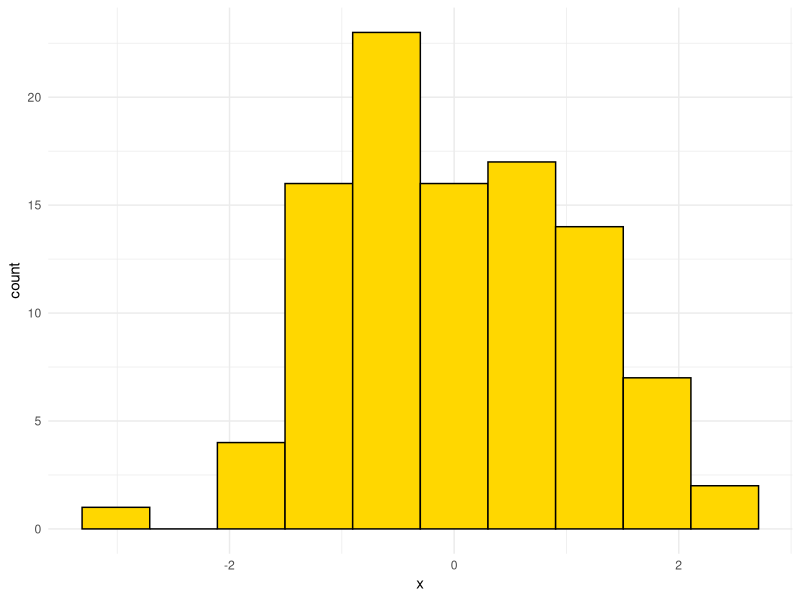

This chart was generated by the following R code:
## ---- chunk 1
# DON'T TOUCH THIS
knitr::opts_chunk$set(echo = TRUE)
library(ggplot2)

## ---- chunk 2
hist_data <- data.frame(x = rnorm(n = 100))
ggplot(data = hist_data,
       mapping = aes(x = x)) +
    geom_histogram(bins = 10, fill = "gold", colour = "black") +
    theme_minimal()
